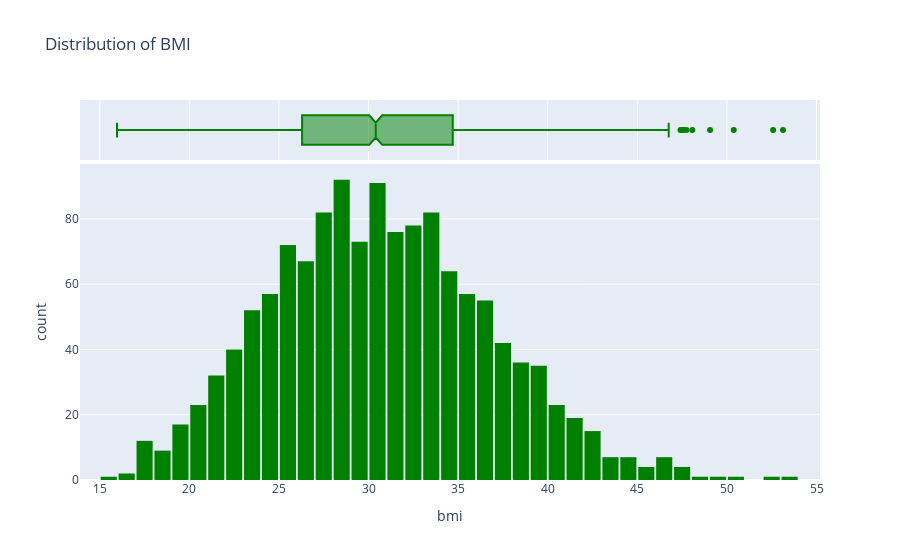

Here is the notebook cell this chart was saved with:
### Code cell
fig = px.histogram(df,
                   x = 'bmi',
                   marginal='box',
                   color_discrete_sequence=['green'],
                   title='Distribution of BMI')

fig.update_layout(bargap=0.1)
fig.show()

### Figure 1 — Plotly figure (JSON) as saved in the notebook; plotly's stock layout.template omitted (floating-point values rounded to 4 significant figures; data arrays with more than 128 entries replaced by an {"elided": "..."} marker saying what was removed)
{"data": [{"alignmentgroup": "True", "bingroup": "x", "hovertemplate": "bmi=%{x}<br>count=%{y}<extra></extra>", "legendgroup": "", "marker": {"color": "green", "pattern": {"shape": ""}}, "name": "", "offsetgroup": "", "orientation": "v", "showlegend": false, "type": "histogram", "x": {"elided": "1338 float values"}, "xaxis": "x", "yaxis": "y"}, {"alignmentgroup": "True", "hovertemplate": "bmi=%{x}<extra></extra>", "legendgroup": "", "marker": {"color": "green"}, "name": "", "notched": true, "offsetgroup": "", "showlegend": false, "type": "box", "x": {"elided": "1338 float values"}, "xaxis": "x2", "yaxis": "y2"}], "layout": {"bargap": 0.1, "barmode": "relative", "legend": {"tracegroupgap": 0}, "title": {"text": "Distribution of BMI"}, "xaxis": {"anchor": "y", "domain": [0, 1], "title": {"text": "bmi"}}, "xaxis2": {"anchor": "y2", "domain": [0, 1], "matches": "x", "showgrid": true, "showticklabels": false}, "yaxis": {"anchor": "x", "domain": [0, 0.8316], "title": {"text": "count"}}, "yaxis2": {"anchor": "x2", "domain": [0.8416, 1], "matches": "y2", "showgrid": false, "showline": false, "showticklabels": false, "ticks": ""}}}
